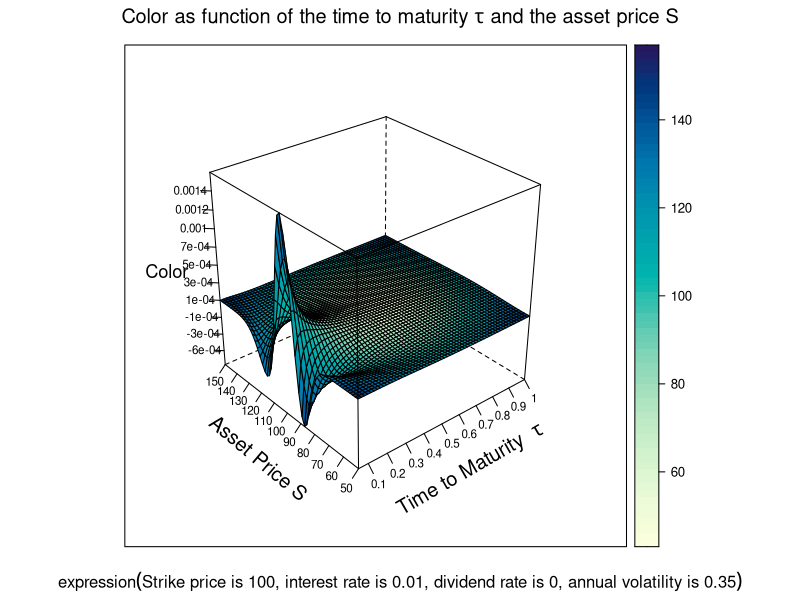

This figure's R source:
# clear variables and close windows
rm(list = ls(all = TRUE))
graphics.off()

# install and load packages
libraries = c("lattice")
lapply(libraries, function(x) if (!(x %in% installed.packages())) {
    install.packages(x)
})
lapply(libraries, library, quietly = TRUE, character.only = TRUE)

# parameter settings
s1    = 50         # lower bound of Asset Price
s2    = 150        # upper bound of Asset Price 
t1    = 0.05       # lower bound of Time to Maturity
t2    = 1          # upper bound of Time to Maturity
K     = 100        # exercise price 
r     = 0.01       # interest rate
sig   = 0.35       # volatility
d     = 0          # dividend rate
b     = r - d      # cost of carry
steps = 60

meshgrid = function(a, b) {
    list(x = outer(b * 0, a, FUN = "+"), y = outer(b, a * 0, FUN = "+"))
}

first  = meshgrid(seq(t1, t2, -(t1 - t2)/(steps - 1)), seq(t1, t2, -(t1 - t2)/(steps - 1)))
tau    = first$x
dump   = first$y

second = meshgrid(seq(s1, s2, -(s1 - s2)/(steps - 1)), seq(s1, s2, -(s1 - s2)/(steps - 1)))
dump2  = second$x
S      = second$y

# Black-Scholes formula for the option price and the color
d1     = (log(S/K) + (r - d + sig^2/2) * tau)/(sig * sqrt(tau))
d2     = d1 - sig * sqrt(tau)
gamma  = dnorm(d1)/(S * (sig * sqrt(tau)))
color  = gamma * (r - b + b * d1/(sig * sqrt(tau)) + (1 - d1 * d2)/(2 * tau))

# plot
title = bquote(expression(paste("Strike price is ", .(K), ", interest rate is ", 
    .(r), ", dividend rate is ", .(d), ", annual volatility is ", .(sig))))

wireframe((color/365) ~ tau * S, drape = T, ticktype = "detailed", main = expression(paste("Color as function of the time to maturity ", 
    tau, " and the asset price S")), sub = title, scales = list(arrows = FALSE, 
    col = "black", distance = 1, tick.number = 8, cex = 0.7, x = list(labels = round(seq(t1, 
        t2, length = 11), 1)), y = list(labels = round(seq(s1, s2, length = 11), 
        1)), z = list(labels = round(seq(min(color/365), max(color/365), length = 11), 
        4))), xlab = list(expression(paste("Time to Maturity  ", tau)), rot = 30, 
    cex = 1.2), ylab = list("Asset Price S", rot = -40, cex = 1.2), zlab = list("Color", 
    cex = 1.1)) 